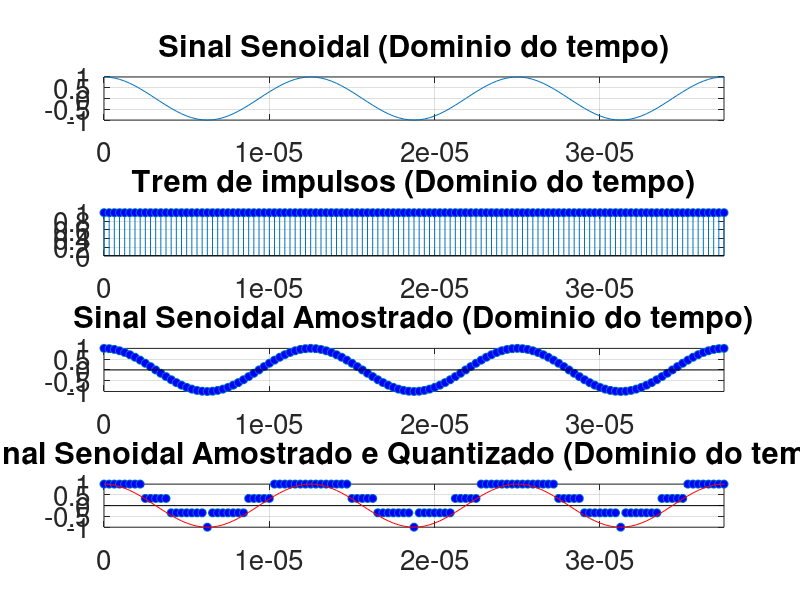
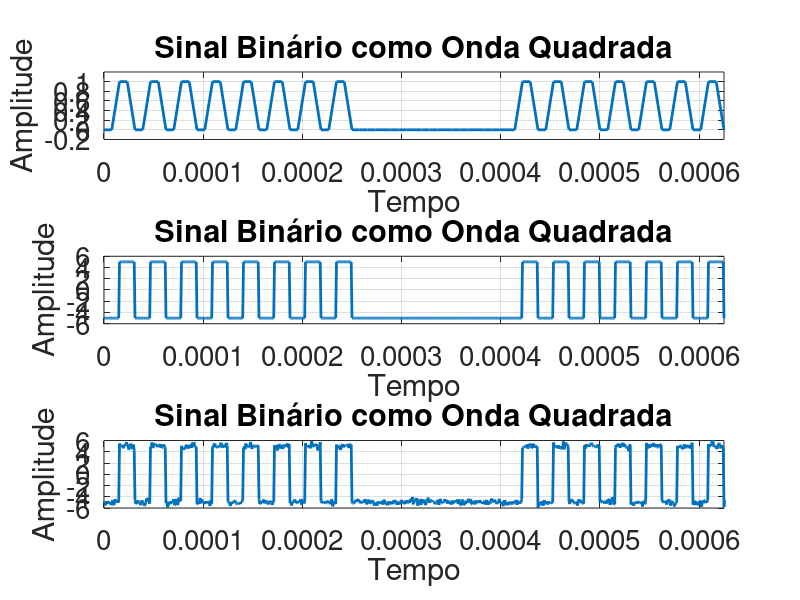
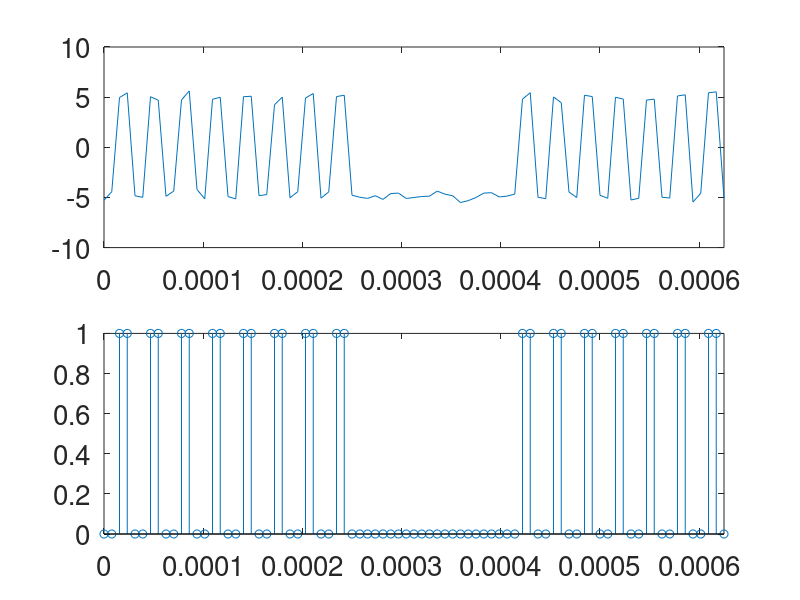

MATLAB code to generate these figures, in order:
close all; clear all; clc;
pkg load signal;
pkg load communications;

% Altera o tamanho da fonte nos plots para 15
set(0, 'DefaultAxesFontSize', 20);

% Defining the base signal amplitude.
A_signal = 1;

% Defining the frequency for the base signal 
f_signal = 80000;

% Defining the period and frequency of sampling:
fs = 40*f_signal;
Ts = 1/fs;
T = 1/f_signal;

% Defining the sinal period.
t_inicial = 0;
t_final = 0.01;

% "t" vector, correspondig to the time period of analysis, on time domain.
t = [t_inicial:Ts:t_final];

signal = A_signal*cos(2*pi*f_signal*t);

% Criando um trem de impulsos com período de 2T
impulse_train = zeros(size(t));
impulse_train(mod(t, 1/fs) == 0) = 1;

signal_sampled = signal .* impulse_train;

% Quantidade de níveis desejada (tirando o 0)
n=2;
num_levels = 2^n;

% Gerando os níveis de quantização automaticamente
levels = linspace(-1, 1, num_levels);

% Verifica se o vetor possui algum elemento com "0"
for i = 1:length(levels)
    if levels(i) == 0
        levels(i) = [];
        break; 
    end
end


% Quantização
quantized_signal = zeros(size(signal_sampled));
for i = 1:length(signal_sampled)
    for j = 1:length(levels)
        if signal_sampled(i) <= levels(j)
            quantized_signal(i) = levels(j);
            break;
        end
    end
end

figure(1)
subplot(411)
plot(t,signal)
grid on;
xlim([0 3*T])
title('Sinal Senoidal (Dominio do tempo)')

subplot(412)
stem(t,impulse_train, 'MarkerFaceColor', 'b')
grid on;
xlim([0 3*T])
title('Trem de impulsos (Dominio do tempo)')

subplot(413)
stem(t,signal_sampled, 'LineStyle','none', 'MarkerFaceColor', 'b')
grid on;
xlim([0 3*T])
title('Sinal Senoidal Amostrado (Dominio do tempo)')

subplot(414)
stem(t,quantized_signal, 'LineStyle','none', 'MarkerFaceColor', 'b')
xlim([0 3*T])
hold on; 
plot(t,signal, 'r')
xlim([0 3*T])
grid on;
title('Sinal Senoidal Amostrado e Quantizado (Dominio do tempo)')

% Desloca o vetor quantizado para 0 ou mais
min_value = min(quantized_signal);
quantized_signal = quantized_signal - min_value;

% Multiplica os valores quantizados para que sejam números inteiros
num_intervals = num_levels - 1; % Número de intervalos entre os níveis
quantized_signal_int = quantized_signal * num_intervals;

% Convertendo valores quantizados inteiros para binário
binary_signal = de2bi(quantized_signal_int, n);

% Concatenando os valores binários em um único vetor
binary_signal_concatenated = reshape(binary_signal.', 1, []);

% Vetor de tempo
t = linspace(0, 1, length(binary_signal_concatenated) * 2);

% Repetindo cada valor do sinal
repeated_signal = reshape(repmat(binary_signal_concatenated, 2, 1), 1, []);

% realizando a superamostragem do sinal com a função upper

% Superamostragem
n = 10;
amplitude =5;
repeated_signal_up = upsample(repeated_signal, n);

filtr_tx = ones(1, n);
filtered_signal = filter(filtr_tx, 1, repeated_signal_up)*2*amplitude-amplitude;

% criando um novo vetor de t para o sinal filtrado
t_super = linspace(0, 1, length(filtered_signal));

var_noise = 0.1; 
transmission_noise = sqrt(var_noise)*randn(1,length(filtered_signal)); 

transmitted_signal = filtered_signal + transmission_noise; 

% Plotando o sinal
figure(2)
subplot(311)
plot(t,repeated_signal, 'LineWidth', 2);
ylim([-0.2, 1.2]);
xlim([0, 50*T]);
xlabel('Tempo');
ylabel('Amplitude');
title('Sinal Binário como Onda Quadrada');
grid on;

subplot(312)
plot(t_super,filtered_signal, 'LineWidth', 2);
xlim([0, 50*T]);
ylim([-amplitude*1.2 , amplitude*1.2]);
xlabel('Tempo');
ylabel('Amplitude');
title('Sinal Binário como Onda Quadrada');
grid on;

subplot(313)
plot(t_super,transmitted_signal, 'LineWidth', 2);
xlim([0, 50*T]);
ylim([-amplitude*1.2 , amplitude*1.2]);
xlabel('Tempo');
ylabel('Amplitude');
title('Sinal Binário como Onda Quadrada');
grid on;

% Recepção: 

% definindo o limiar (valor que vai decidir se o sinal é 0 ou 1)
limiar = 0;

% amostrando o sinal recebido
received_signal = transmitted_signal(n/2:n:end);
received_binary = received_signal > limiar; 

t_received = linspace(0, 1, length(t_super)/n);

% Plotando o sinal
figure(3)
subplot(211)
plot(t_received, received_signal);
xlim([0, 50*T]);
subplot(212)
stem(t_received, received_binary);
xlim([0, 50*T]);

num_erro = sum(xor(received_signal, received_binary)) 
taxa_erro = num_erro/length(t_super)
received_signal
% fazer o bi2de 
% recuperar o sinal analog multiplicando pelo passo. 


